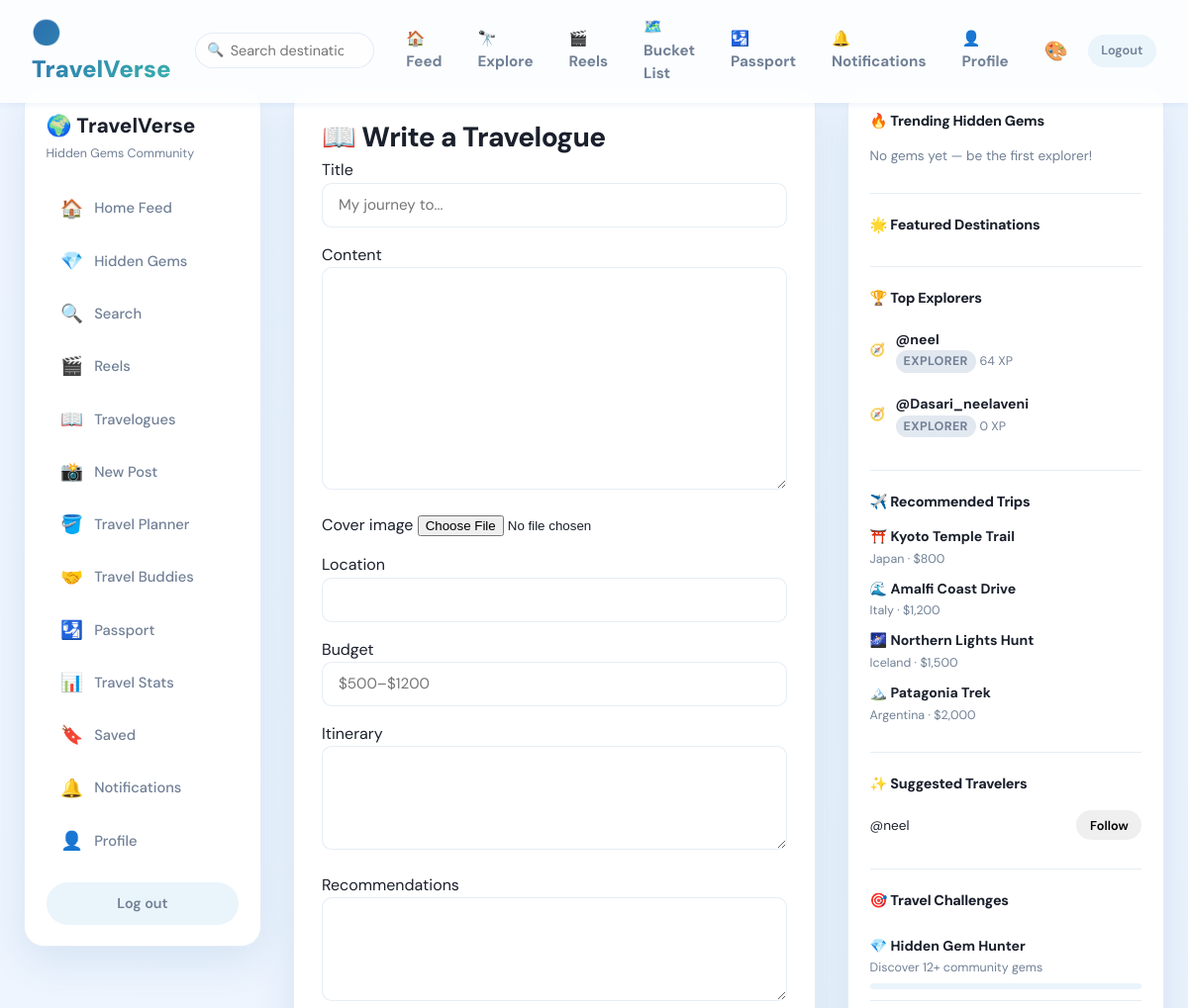
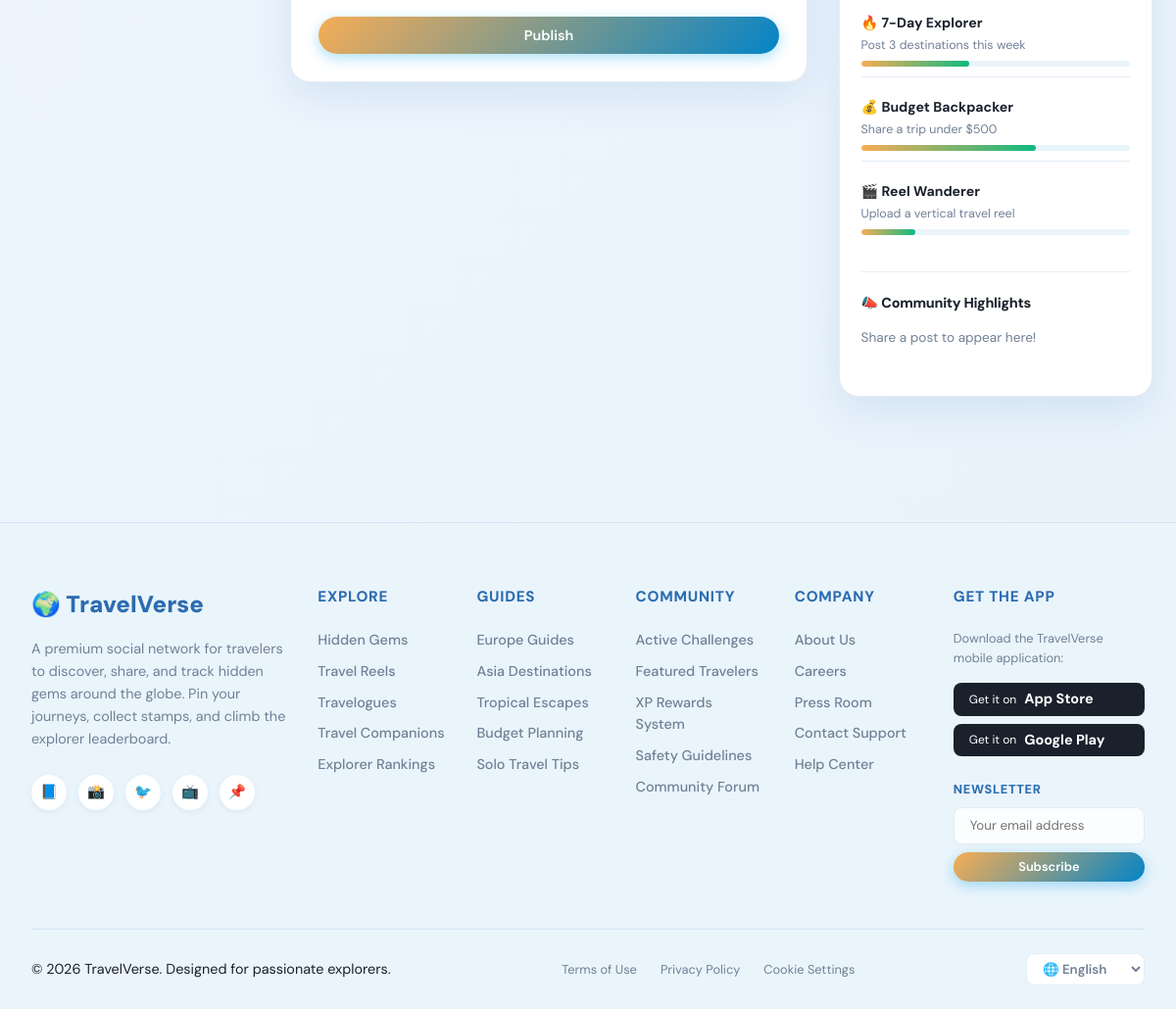
The page /blog/create/ (signed in) on the database its author committed (2 pictures, top to bottom).
### social/models.py (models this page shows, shortened)
class Profile(models.Model):
    user = models.OneToOneField(User, on_delete=models.CASCADE, related_name='profile')
    avatar = models.ImageField(upload_to='avatars/', blank=True, null=True)
    avatar_url = models.URLField(blank=True)
    bio = models.TextField(blank=True, max_length=300)
    location = models.CharField(max_length=150, blank=True)
    website = models.URLField(blank=True)
    explorer_score = models.PositiveIntegerField(default=0)
    countries_visited = models.TextField(blank=True, default='[]')
    created_at = models.DateTimeField(auto_now_add=True)
    updated_at = models.DateTimeField(auto_now=True)
    @property
    def badge(self):
        return explorer_badge(self.explorer_score)
    @property
    def badge_full_name(self):
        return badge_tier_for_score(self.explorer_score)[2]
    @property
    def badge_icon(self):
        return badge_tier_for_score(self.explorer_score)[3]
    @property
    def badge_slug(self):
        return badge_tier_for_score(self.explorer_score)[1]

### social/views.py (the view)
# urls.py: path('blog/create/', views.create_blog, name='create_blog'),
@login_required
def create_blog(request):
    if request.method == 'POST':
        form = BlogForm(request.POST, request.FILES)
        if form.is_valid():
            blog = form.save(commit=False)
            blog.author = request.user
            base_slug = slugify(blog.title) or 'travelogue'
            slug = base_slug
            n = 1
            while Blog.objects.filter(slug=slug).exists():
                slug = f'{base_slug}-{n}'
                n += 1
            blog.slug = slug
            blog.save()
            request.user.profile.recalculate_explorer_score()
            sync_user_achievements(request.user)
            messages.success(request, 'Travelogue published!')
            return redirect('blog_detail', slug=blog.slug)
    else:
        form = BlogForm()
    return render(request, 'create_blog.html', {'form': form, **_sidebar_context(request)})

### social/forms.py (shortened to what this page needs)
class BlogForm(forms.ModelForm):
    class Meta:
        model = Blog
        fields = ('title', 'content', 'cover_image', 'location', 'budget', 'itinerary', 'recommendations')
        widgets = {
            'title': forms.TextInput(attrs={'class': 'form-control', 'placeholder': 'My journey to...'}),
            'content': forms.Textarea(attrs={'class': 'form-control', 'rows': 10}),
            'location': forms.TextInput(attrs={'class': 'form-control'}),
            'budget': forms.TextInput(attrs={'class': 'form-control', 'placeholder': '$500–$1200'}),
            'itinerary': forms.Textarea(attrs={'class': 'form-control', 'rows': 4}),
            'recommendations': forms.Textarea(attrs={'class': 'form-control', 'rows': 4}),
        }

### social/context_processors.py (called while the page is built)
def notification_context(request):
    if request.user.is_authenticated:
        unread = request.user.notifications.filter(is_read=False).count()
        return {'unread_notifications': unread}
    return {'unread_notifications': 0}

### social/gamification.py (called while the page is built)
def badge_tier_for_score(score):
    current = BADGE_TIERS[0]
    for tier in BADGE_TIERS:
        if score >= tier[0]:
            current = tier
        else:
            break
    return current

### social/services.py (called while the page is built)
def trending_posts(limit=5):
    return (
        Post.objects.select_related('author', 'author__profile')
        .prefetch_related('images')
        .filter(is_hidden_gem=True)
        .order_by('-hidden_gem_score', '-gem_votes', '-created_at')[:limit]
    )

def top_explorers(limit=5):
    return Profile.objects.select_related('user').order_by('-explorer_score')[:limit]

def featured_destinations(limit=4):
    return (
        Post.objects.select_related('author')
        .prefetch_related('images')
        .filter(is_hidden_gem=True)
        .order_by('-hidden_gem_score')[:limit]
    )

def community_highlights(limit=5):
    return (
        Post.objects.annotate(
            engagement=Count('likes', distinct=True) + Count('comments', distinct=True),
        )
        .select_related('author', 'author__profile')
        .prefetch_related('images')
        .order_by('-engagement', '-created_at')[:limit]
    )

### social/utils.py (called while the page is built)
def explorer_badge(score):
    if score >= 2000:
        return 'Platinum'
    if score >= 1000:
        return 'Gold'
    if score >= 400:
        return 'Silver'
    if score >= 100:
        return 'Bronze'
    return 'Explorer'

### social/views.py (called while the page is built)
def _sidebar_context(request):
    return sidebar_widgets(request)

### templates/create_blog.html (shortened to what this page needs)
{% extends 'app_base.html' %}
{% block main %}
<div class="page-card">
  <h1>📖 Write a Travelogue</h1>
  <form method="post" enctype="multipart/form-data" class="form-grid">
    {% for field in form %}
    <div class="form-full">
      <label>{{ field.label }}</label>
      {{ field }}
    </div>
    {% endfor %}
    <button type="submit" class="btn btn-primary">Publish</button>
  </form>
</div>
{% endblock %}

### templates/partials/sidebar_right.html (shortened to what this page needs)
<aside class="sidebar sidebar-right">
  <div class="widget">
    <h3>🔥 Trending Hidden Gems</h3>
    <ul class="widget-list">
      {% for post in trending %}
      <li>
        <a href="{% url 'post_detail' post.pk %}">
          <strong>{{ post.location }}</strong>
          <span>Score {{ post.hidden_gem_score }} · {{ post.gem_votes }} votes</span>
        </a>
      </li>
      {% empty %}
      <li class="muted">No gems yet — be the first explorer!</li>
      {% endfor %}
    </ul>
  </div>
  <div class="widget">
    <h3>🌟 Featured Destinations</h3>
  </div>
  <div class="widget">
    <h3>🏆 Top Explorers</h3>
    <ul class="widget-list explorers">
      {% for profile in top_explorers %}
      <li>
        <a href="{% url 'profile' profile.user.username %}">
          <span class="avatar-sm">{% if profile.avatar %}<img src="{{ profile.avatar.url }}" alt="">{% else %}{{ profile.badge_icon }}{% endif %}</span>
          <div>
            <strong>@{{ profile.user.username }}</strong>
            <span class="badge-pill badge-{{ profile.badge_slug|default:profile.badge|lower }}">{{ profile.badge_full_name|default:profile.badge }}</span>
            <small>{{ profile.explorer_score }} XP</small>
          </div>
        </a>
      </li>
      {% empty %}
      <li class="muted">Explore to climb the ranks!</li>
      {% endfor %}
    </ul>
  </div>
  <div class="widget">
    <h3>✈️ Recommended Trips</h3>
    <ul class="widget-list">
      {% for trip in recommended_trips %}
      <li>
        <strong>{{ trip.icon }} {{ trip.title }}</strong>
        <span>{{ trip.location }} · {{ trip.budget }}</span>
      </li>
      {% endfor %}
    </ul>
  </div>
  <div class="widget">
    <h3>✨ Suggested Travelers</h3>
    <ul class="widget-list">
      {% for u in suggested_users %}
      <li class="suggest-row">
        <a href="{% url 'profile' u.username %}">@{{ u.username }}</a>
        <button type="button" class="btn btn-sm btn-follow" data-follow="{{ u.username }}">Follow</button>
      </li>
      {% endfor %}
    </ul>
  </div>
  <div class="widget">
    <h3>🎯 Travel Challenges</h3>
    <ul class="widget-list">
      {% for ch in travel_challenges %}
      <li class="challenge-item">
        <strong>{{ ch.icon }} {{ ch.title }}</strong>
        <small>{{ ch.desc }}</small>
        <div class="challenge-bar"><div class="challenge-bar-fill" style="width:{{ ch.progress }}%"></div></div>
      </li>
      {% endfor %}
    </ul>
  </div>
  <div class="widget">
    <h3>📣 Community Highlights</h3>
    <ul class="widget-list">
      {% for post in community_highlights %}
      <li>
        <a href="{% url 'post_detail' post.pk %}">
          <strong>@{{ post.author.username }}</strong>
          <span>{{ post.location|truncatewords:4 }}</span>
        </a>
      </li>
      {% empty %}
      <li class="muted">Share a post to appear here!</li>
      {% endfor %}
    </ul>
  </div>
</aside>

### static/css/custom.css (style rules this page uses)
:root { --primary-ocean: #2B6CB0; --primary-teal: #38B2AC; --accent: #F6AD55; --gem: #9F7AEA; --accent-gradient: linear-gradient(135deg, var(--primary-ocean) 0%, var(--primary-teal) 100%); --bg-gradient: linear-gradient(135deg, #F0F6FF 0%, #E8F2FB 100%); --bg: #F0F6FF; --bg-soft: #EAF4FB; --surface: #FFFFFF; --surface-hover: rgba(255, 255, 255, 0.95); --border: rgba(43, 108, 176, 0.12); --text: #1A202C; --text-secondary: #718096; --muted: #718096; --shadow-sm: 0 2px 6px rgba(43, 108, 176, 0.08); --shadow: 0 14px 40px rgba(43, 108, 176, 0.12); --shadow-lg: 0 26px 60px rgba(43, 108, 176, 0.16); --glass-bg: rgba(255, 255, 255, 0.78); --glass-border: rgba(255, 255, 255, 0.45); --font-family: 'DM Sans', sans-serif; --radius: 20px; --transition: 0.25s cubic-bezier(0.4, 0, 0.2, 1); }
body { font-family: var(--font-family) !important; background-color: var(--bg) !important; background-image: var(--bg-gradient) !important; color: var(--text) !important; transition: background var(--transition), color var(--transition); }
h1, h2, h3, h4, h5, h6 { font-family: var(--font-family) !important; font-weight: 800 !important; color: var(--text) !important; }
.app-shell-new .sidebar-right { grid-column: 3; position: sticky; top: 88px; align-self: start; min-height: calc(100vh - 120px); }

### rows shown on the page
Profile: badge_icon "🧭", user.username "neel", badge_full_name "EXPLORER", explorer_score "64"
Profile: badge_icon "🧭", user.username "Dasari_neelaveni", badge_full_name "EXPLORER", explorer_score "0"

### other values the page prints
{{ field.label }} "Title" "Content" "Cover image" "Location" "Budget" "Itinerary" "Recommendations"
{{ trip.icon }} "⛩️" "🌊" "🌌" "🏔️"
{{ trip.title }} "Kyoto Temple Trail" "Amalfi Coast Drive" "Northern Lights Hunt" "Patagonia Trek"
{{ trip.location }} "Japan" "Italy" "Iceland" "Argentina"
{{ trip.budget }} "$800" "$1,200" "$1,500" "$2,000"
{{ u.username }} "neel"
{{ ch.icon }} "💎" "🔥" "💰" "🎬"
{{ ch.title }} "Hidden Gem Hunter" "7-Day Explorer" "Budget Backpacker" "Reel Wanderer"
{{ ch.desc }} "Discover 12+ community gems" "Post 3 destinations this week" "Share a trip under $500" "Upload a vertical travel reel"
